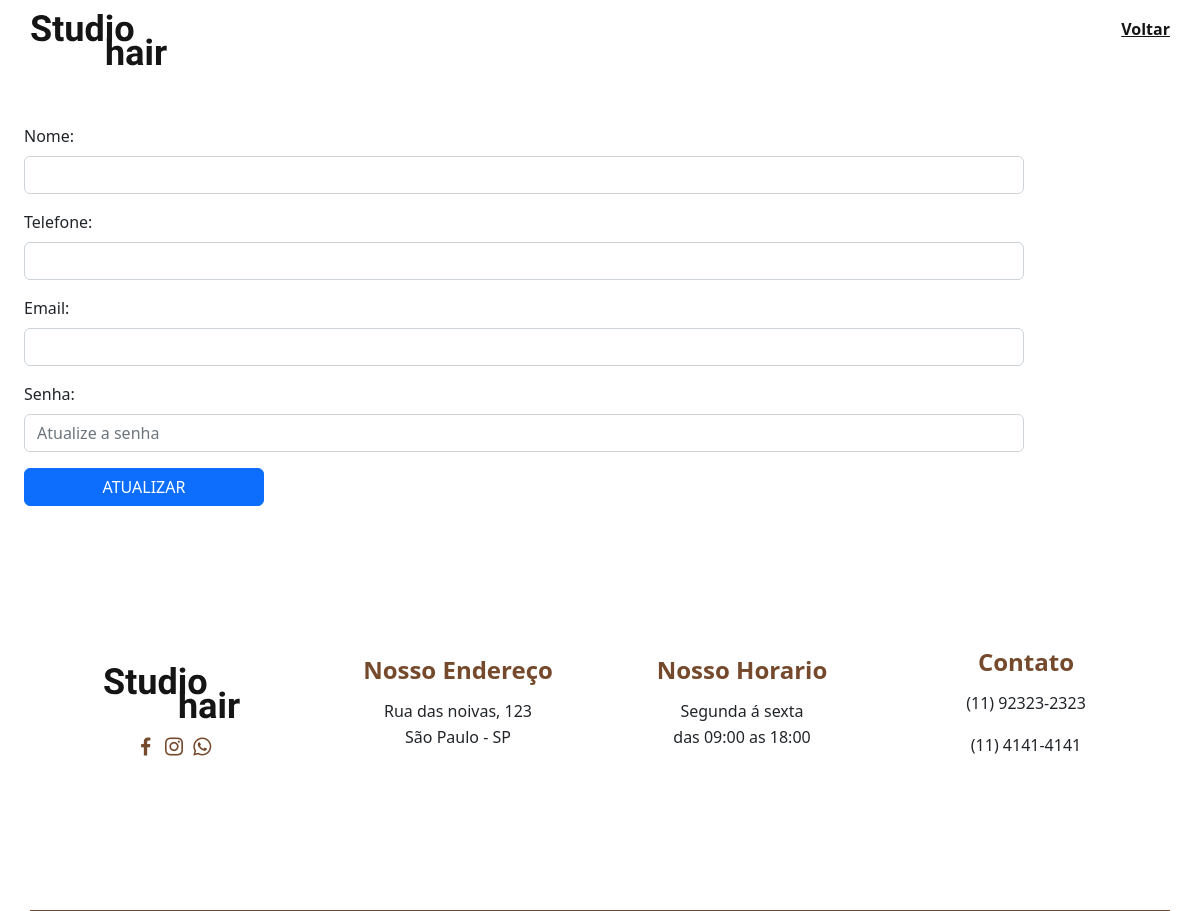
Before: /editar-usuario/2 (signed in) with the older database file.
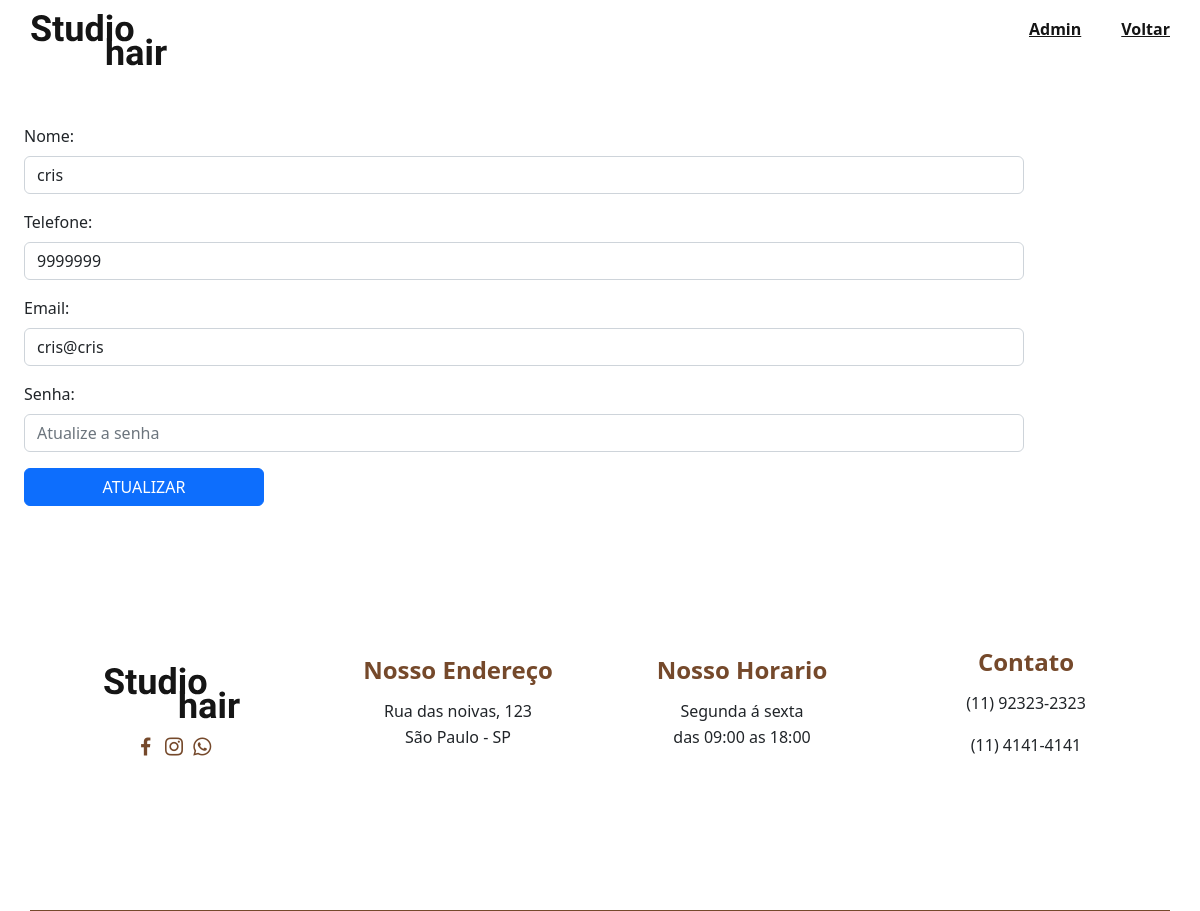
After: the same page with the newer database file.
### app/models/modelos.py (models this page shows, shortened)
class Usuario(db.Model, UserMixin):
    id = db.Column(db.Integer, primary_key=True)
    nome = db.Column(db.String(255), nullable=False)
    telefone = db.Column(db.String(255), nullable=False)
    email = db.Column(db.String(255), unique=True, nullable=False)
    is_UserMaster = db.Column(db.Boolean, nullable=False)
    senha = db.Column(db.String(255), nullable=False)

### app/routes.py (the view, shortened to what this page needs)
@app.route("/editar-usuario/<int:user_id>", methods=['GET', 'POST'])
@login_required
def editar_usuario(user_id):
    usuario = Usuario.query.get(user_id)
    return render_template('atualizar.html', usuario=usuario)

### app/__init__.py (called while the page is built)
@login_manager.user_loader
def load_user(user_id):
    return Usuario.query.get(int(user_id))

### app/templates/atualizar.html (shortened to what this page needs)
<!DOCTYPE html>
<html lang="pt-br">
<head>
    <link href='https://unpkg.com/boxicons@2.0.9/css/boxicons.min.css' rel='stylesheet'>
    <link rel="stylesheet" href="{{ url_for('static', filename='css/style.css') }}">
    <link href="https://cdn.jsdelivr.net/npm/bootstrap@5.2.3/dist/css/bootstrap.min.css" rel="stylesheet"
>
</head>
<body>
    <header class="l-header" id="header">
        <div class="navbar container flex">
            <div class="brand">
                <a href="#"><img src="{{ url_for('static', filename='img/logo.svg') }}" alt="Studio Hair"></a>
            </div>
            <div class="nav" id="nav">
                <ul class="nav__menu">
                    {% if usuario %}
                    <li class="nav__item"><a href="/index" class="nav__link">Admin</a></li>
                    {% endif %}
                    <li class="nav__item"><a href="/home" class="nav__link">Voltar</a></li>
                </ul>
            </div>
        </div>
    </header>
    <main class="m-lg-4 col-10">
        <form action="/editar-usuario/{{ usuario.id }}" method="POST">
            <div class="mb-3">
                <label for="nome" class="form-label">Nome:</label>
                <input type="text" class="form-control" id="nome" name="nome" value="{{ usuario.nome }}">
            </div>
            <div class="mb-3">
                <label for="telefone" class="form-label">Telefone:</label>
                <input type="text" class="form-control" id="telefone" name="telefone" value="{{ usuario.telefone }}">
            </div>
            <div class="mb-3">
                <label for="email" class="form-label">Email:</label>
                <input type="email" class="form-control" id="email" name="email" value="{{ usuario.email }}">
            </div>
            <div class="mb-3">
                <label for="senha" class="form-label">Senha:</label>
                <input type="senha" class="form-control" id="senha" name="senha" placeholder="Atualize a senha">
            </div>
            <button type="submit" class="btn btn-primary">Atualizar</button>
        </form>
    </main>
    <footer class="footer" id="contact">
        <div class="footer__list section container grid">
            <div class="footer__data">
                <h1><a href="#"><img src="{{ url_for('static', filename='img/logo.svg') }}" alt=""></a></h1>
                <div class="footer__data-social">
                    <a href=""><i class='bx bxl-facebook social__icon'></i></a>
                    <a href=""><i class='bx bxl-instagram social__icon'></i></a>
                    <a href=""><i class='bx bxl-whatsapp social__icon'></i></a>
                </div>
            </div>
            <div class="footer__data">
                <h2>nosso endereço</h2>
                <p>Rua das noivas, 123<br> São Paulo - SP</p>
            </div>
            <div class="footer__data">
                <h2>nosso horario</h2>
                <p>Segunda á sexta<br>das 09:00 as 18:00</p>
            </div>
            <div class="footer__data">
                <h2>Contato</h2>
                <p>(11) 92323-2323</p>
                <p>(11) 4141-4141</p>
            </div>
        </div>
    </footer>
</body>
</html>

Changed rows visible on the page:
added Usuario: nome "cris", telefone "9999999", email "cris@cris"
Other visible differences:
text now shown: "Admin"
